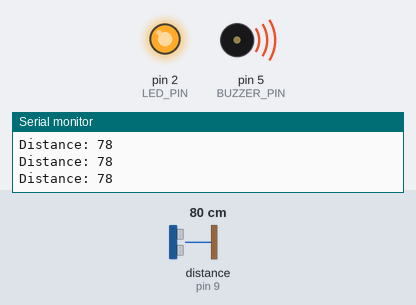
The sketch below on a simulated Arduino Uno, built with avr-gcc and run on an emulated ATmega328P. Parts: output pins drawn as LEDs (lit = HIGH), buzzer (waves = sounding), the last lines printed to the serial monitor. Wiring (inferred from the names in the program): ultrasonic range finder: trigger pin 8; echo pin 9. Inputs (shaded band) come from the test bench; at power-on: distance to the obstacle (sensor on pin 9) 80 cm. The echo pulse lasts 58.3 µs per cm; pins used as bus, display or sensor lines are not drawn.

Above: at 1.2 s.
1.3 s: distance to the obstacle (sensor on pin 9) set to 75 cm
2.8 s: distance to the obstacle (sensor on pin 9) set to 68 cm
At 4.0 s:
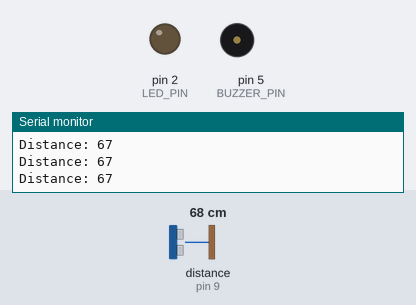
4.3 s: distance to the obstacle (sensor on pin 9) set to 120 cm
At 5.4 s:
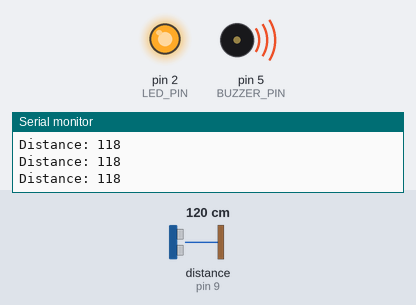
5.8 s: distance to the obstacle (sensor on pin 9) set to 2 cm
At 6.2 s:
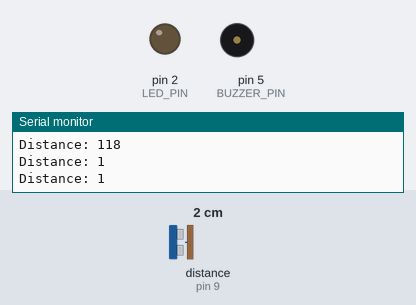
Timing chart, 0 to 8.4 s (numbered marks = the images above; inputs shaded):
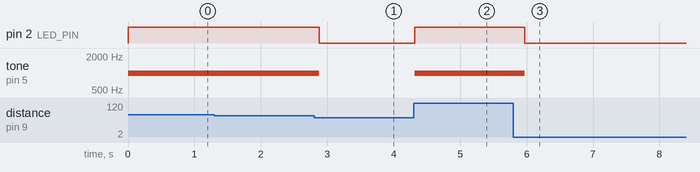

Measured:
- the behaviour switches between 72 and 71 cm on distance to the obstacle (sensor on pin 9) (found by bisection; images 0 and 1)
- after the input at 2.8 s, pin 2 (LED_PIN): HIGH → LOW after 0.08 s; tone on pin 5 (BUZZER_PIN): 1000 Hz → silent after 0.08 s
- after the input at 4.3 s, pin 2 (LED_PIN): LOW → HIGH at once; tone on pin 5 (BUZZER_PIN): silent → 1000 Hz at once
- after the input at 5.8 s, pin 2 (LED_PIN): HIGH → LOW after 0.17 s; tone on pin 5 (BUZZER_PIN): 1000 Hz → silent after 0.17 s

The sketch:

Source-code.ino
```cpp
#define TRIG_PIN 8
#define ECHO_PIN 9
#define BUZZER_PIN 5
#define LED_PIN 2

long duration;
int distance;

void setup() {
  pinMode(TRIG_PIN, OUTPUT);
  pinMode(ECHO_PIN, INPUT);
  pinMode(BUZZER_PIN, OUTPUT);
  pinMode(LED_PIN, OUTPUT);
  Serial.begin(9600);
}

void loop() {
  // Send ultrasonic pulse
  digitalWrite(TRIG_PIN, LOW);
  delayMicroseconds(2);
  digitalWrite(TRIG_PIN, HIGH);
  delayMicroseconds(10);
  digitalWrite(TRIG_PIN, LOW);

  // Read echo
  duration = pulseIn(ECHO_PIN, HIGH);
  distance = duration * 0.034 / 2; // cm

  Serial.print("Distance: ");
  Serial.println(distance);

  if (distance > 70) { // Too far away
    digitalWrite(LED_PIN, HIGH);
    tone(BUZZER_PIN, 1000); // 1kHz alarm
  } else {
    digitalWrite(LED_PIN, LOW);
    noTone(BUZZER_PIN);
  }

  delay(200);
}
```
